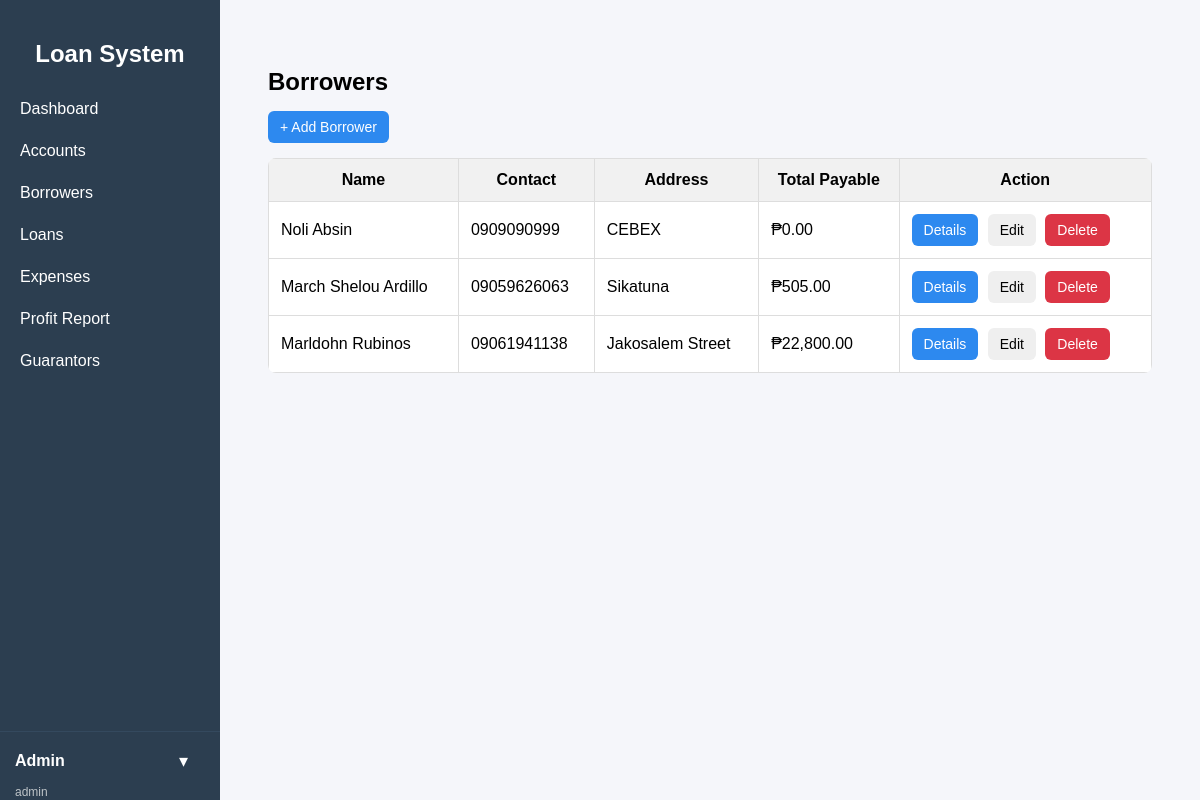
/public/index.php?url=borrower/index (signed in), run on the app's committed database.
### tables this page shows
CREATE TABLE `borrowers` (
  `id` int(11) NOT NULL,
  `fullname` varchar(100) DEFAULT NULL,
  `contact` varchar(20) DEFAULT NULL,
  `address` text DEFAULT NULL,
  `created_at` timestamp NOT NULL DEFAULT current_timestamp()
);

### app/controllers/BorrowerController.php (called while the page is built, shortened)
<?php
require_once "../app/models/Borrower.php";
class BorrowerController {
    private $borrower;
    public function __construct() {
        $this->borrower = new Borrower();
    }
    public function index() {
       $borrowers = $this->borrower->getAllWithTotals();
        require "../app/views/borrowers/index.php";
    }
}

### core/App.php (called while the page is built, shortened)
<?php
class App {
    protected $method = "index";
    public function __construct() {
        $url = $this->parseUrl();
        if (isset($url[0])) {
            $controllerName = ucfirst($url[0]) . "Controller";
            $controllerFile = "../app/controllers/" . $controllerName . ".php";
            if (file_exists($controllerFile)) {
                unset($url[0]);
            }
        }
        $this->controller = new $this->controller;
        if (isset($url[1]) && method_exists($this->controller, $url[1])) {
            $this->method = $url[1];
            unset($url[1]);
        }
        $params = $url ? array_values($url) : [];
        call_user_func_array([$this->controller, $this->method], $params);
    }
    public function parseUrl() {
        if (isset($_GET['url']) && !empty($_GET['url'])) {
            return explode("/", filter_var(rtrim($_GET['url'], "/"), FILTER_SANITIZE_URL));
        }
        return [];
    }
}

### public/index.php (called while the page is built)
<?php
require_once "../core/App.php";
$app = new App();

### core/Model.php (called while the page is built, shortened)
<?php
require_once __DIR__ . '/../config/database.php';
class Model {
    public function __construct() {
        $db = new Database();
        $this->conn = $db->connect();
    }
}

### config/database.php (called while the page is built, shortened)
<?php
class Database {
    private $host = "localhost";
    private $db_name = "loan_db";
    private $username = "root";
    private $password = "";
    public function connect() {
        $this->conn = null;
        try {
            $this->conn = new PDO(
                "mysql:host={$this->host};port=3306;dbname={$this->db_name}",
                $this->username,
                $this->password
            );
            $this->conn->setAttribute(
                PDO::ATTR_ERRMODE,
                PDO::ERRMODE_EXCEPTION
            );
        } catch (PDOException $e) {
            die("Connection failed: " . $e->getMessage());
        }
        return $this->conn;
    }
}

### app/models/Borrower.php (called while the page is built, shortened)
<?php
require_once "../core/Model.php";
class Borrower extends Model {
public function getAllWithTotals() {
    $stmt = $this->conn->prepare("
        SELECT
            borrowers.*,
            COALESCE(SUM(loans.amount), 0) AS total_loan,
            COALESCE(SUM(loans.amount * (loans.interest / 100)), 0) AS total_interest,
            COALESCE((
                SELECT SUM(p.amount)
                FROM penalties p
                WHERE p.loan_id IN (
                    SELECT id FROM loans WHERE loans.borrower_id = borrowers.id
                )
            ), 0) AS total_penalty
        FROM borrowers
        LEFT JOIN loans
            ON loans.borrower_id = borrowers.id
        GROUP BY borrowers.id
        ORDER BY borrowers.id DESC
    ");
    $stmt->execute();
    return $stmt->fetchAll(PDO::FETCH_ASSOC);
}
}

### app/views/borrowers/index.php (the view, shortened to what this page needs)
<?php include __DIR__ . "/../layouts/sidebar.php"; ?>
<div class="container">
<h2>Borrowers</h2>
<button class="btn-primary" onclick="openCreateModal()">
    + Add Borrower
</button>
<table>
    <tr>
        <th>Name</th>
        <th>Contact</th>
        <th>Address</th>
        <th>Total Payable</th>
        <th>Action</th>
    </tr>
    <?php if (!empty($borrowers)): ?>
        <?php foreach ($borrowers as $b): ?>
        <tr>
            <td><?= htmlspecialchars($b['fullname']) ?></td>
            <td><?= htmlspecialchars($b['contact']) ?></td>
            <td><?= htmlspecialchars($b['address']) ?></td>
            <td>
                ₱<?= number_format(
                    $b['total_loan'] + $b['total_interest'] + $b['total_penalty'],
                    2
                ) ?>
            </td>
            <td>
                <a class="btn btn-primary"
                   href="/LoanManagement/public/index.php?url=borrower/details/<?= $b['id'] ?>">
                    Details
                </a>
                <button class="btn-warning"
                    onclick="openEditModal(
                        '<?= $b['id'] ?>',
                        '<?= htmlspecialchars($b['fullname'], ENT_QUOTES) ?>',
                        '<?= htmlspecialchars($b['contact'], ENT_QUOTES) ?>',
                        '<?= htmlspecialchars($b['address'], ENT_QUOTES) ?>'
                    )">
                    Edit
                </button>
                <a class="btn btn-danger"
                   href="/LoanManagement/public/index.php?url=borrower/delete/<?= $b['id'] ?>"
                   onclick="return confirm('Delete this borrower?')">
                    Delete
                </a>
            </td>
        </tr>
        <?php endforeach; ?>
    <?php else: ?>
        <tr>
            <td colspan="5">No borrowers found</td>
        </tr>
    <?php endif; ?>
</table>
</div>
<?php include __DIR__ . "/../layouts/footer.php"; ?>

### app/views/borrowers/index.php (style rules this page uses)
h2 { margin-bottom: 15px; }
.container { padding: 20px; }
button, a.btn { padding: 8px 12px; border: none; border-radius: 6px; cursor: pointer; text-decoration: none; display: inline-block; margin-right: 5px; font-size: 14px; }
.btn-primary { background: #2d89ef; color: white; }
.btn-danger { background: #dc3545; color: white; }
table { width: 100%; border-collapse: collapse; margin-top: 15px; background: white; border-radius: 8px; overflow: hidden; }
th { background: #f1f1f1; }
th, td { padding: 12px; border: 1px solid #ddd; }

### data on the page
borrowers: fullname "Noli Absin", contact "0909090999", address "CEBEX", total_penalty "0.00"
borrowers: fullname "March Shelou Ardillo", contact "09059626063", address "Sikatuna", total_penalty "505.00"
borrowers: fullname "Marldohn Rubinos", contact "09061941138", address "Jakosalem Street", total_penalty "22,800.00"

### other printed values
$_SESSION['user']['name'] "Admin"
$_SESSION['user']['role'] "admin"
